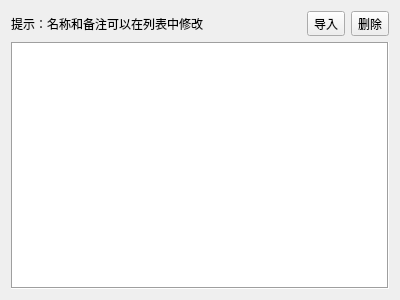
<?xml version="1.0" encoding="UTF-8"?>
<ui version="4.0">
 <class>UserPluginManageForm</class>
 <widget class="QDialog" name="userPluginManageForm">
  <property name="windowModality">
   <enum>Qt::WindowModality::WindowModal</enum>
  </property>
  <property name="geometry">
   <rect>
    <x>0</x>
    <y>0</y>
    <width>400</width>
    <height>300</height>
   </rect>
  </property>
  <property name="windowTitle">
   <string>管理图元</string>
  </property>
  <layout class="QVBoxLayout" name="verticalLayout">
   <item>
    <layout class="QHBoxLayout" name="horizontalLayout">
     <item>
      <widget class="QLabel" name="label">
       <property name="text">
        <string>提示：名称和备注可以在列表中修改</string>
       </property>
      </widget>
     </item>
     <item>
      <spacer name="horizontalSpacer">
       <property name="orientation">
        <enum>Qt::Orientation::Horizontal</enum>
       </property>
       <property name="sizeHint" stdset="0">
        <size>
         <width>40</width>
         <height>20</height>
        </size>
       </property>
      </spacer>
     </item>
     <item>
      <widget class="QToolButton" name="importBtn">
       <property name="text">
        <string>导入</string>
       </property>
       <property name="icon">
        <iconset resource="../icons.qrc">
         <normaloff>:/icons/icons/bottom.svg</normaloff>:/icons/icons/bottom.svg</iconset>
       </property>
       <property name="toolButtonStyle">
        <enum>Qt::ToolButtonStyle::ToolButtonTextBesideIcon</enum>
       </property>
      </widget>
     </item>
     <item>
      <widget class="QToolButton" name="delBtn">
       <property name="text">
        <string>删除</string>
       </property>
       <property name="icon">
        <iconset theme="QIcon::ThemeIcon::EditClear"/>
       </property>
       <property name="toolButtonStyle">
        <enum>Qt::ToolButtonStyle::ToolButtonTextBesideIcon</enum>
       </property>
      </widget>
     </item>
    </layout>
   </item>
   <item>
    <widget class="QTableView" name="tableView">
     <property name="frameShape">
      <enum>QFrame::Shape::Box</enum>
     </property>
    </widget>
   </item>
  </layout>
 </widget>
 <resources>
  <include location="../icons.qrc"/>
 </resources>
 <connections/>
</ui>
